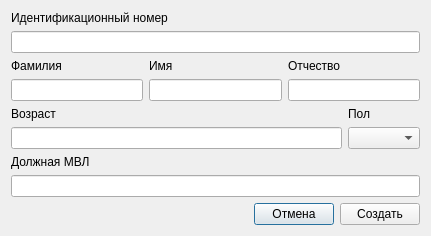
<?xml version="1.0" encoding="UTF-8"?>
<ui version="4.0">
 <class>TSPatientProfile</class>
 <widget class="QDialog" name="TSPatientProfile">
  <property name="geometry">
   <rect>
    <x>0</x>
    <y>0</y>
    <width>431</width>
    <height>227</height>
   </rect>
  </property>
  <property name="windowTitle">
   <string>Анкета пользователя</string>
  </property>
  <layout class="QVBoxLayout" name="verticalLayout">
   <item>
    <widget class="QLabel" name="idLabel">
     <property name="text">
      <string>Идентификационный номер</string>
     </property>
    </widget>
   </item>
   <item>
    <widget class="TSLineEdit" name="idEdit">
     <property name="minimumSize">
      <size>
       <width>200</width>
       <height>0</height>
      </size>
     </property>
     <property name="frame">
      <bool>true</bool>
     </property>
     <property name="dragEnabled">
      <bool>false</bool>
     </property>
    </widget>
   </item>
   <item>
    <layout class="QGridLayout" name="nameBlock">
     <item row="0" column="0">
      <widget class="QLabel" name="snameLabel">
       <property name="text">
        <string>Фамилия</string>
       </property>
      </widget>
     </item>
     <item row="1" column="0">
      <widget class="TSLineEdit" name="snEdit"/>
     </item>
     <item row="0" column="1">
      <widget class="QLabel" name="nameLabel">
       <property name="text">
        <string>Имя</string>
       </property>
      </widget>
     </item>
     <item row="1" column="1">
      <widget class="TSLineEdit" name="nameEdit"/>
     </item>
     <item row="1" column="2">
      <widget class="TSLineEdit" name="inameEdit"/>
     </item>
     <item row="0" column="2">
      <widget class="QLabel" name="inameLabel">
       <property name="text">
        <string>Отчество</string>
       </property>
      </widget>
     </item>
    </layout>
   </item>
   <item>
    <layout class="QGridLayout" name="commonBlock">
     <item row="0" column="0">
      <widget class="QLabel" name="ageLabel">
       <property name="text">
        <string>Возраст</string>
       </property>
      </widget>
     </item>
     <item row="1" column="0">
      <widget class="TSLineEdit" name="ageEdit"/>
     </item>
     <item row="0" column="1">
      <widget class="QLabel" name="genderLabel">
       <property name="text">
        <string>Пол</string>
       </property>
      </widget>
     </item>
     <item row="1" column="1">
      <widget class="TSComboBox" name="genderComboBox"/>
     </item>
    </layout>
   </item>
   <item>
    <widget class="QLabel" name="mvlLabel">
     <property name="text">
      <string>Должная МВЛ</string>
     </property>
    </widget>
   </item>
   <item>
    <widget class="TSLineEdit" name="mvlEdit"/>
   </item>
   <item>
    <layout class="QHBoxLayout" name="buttonsBlock">
     <item>
      <spacer name="horizontalSpacer">
       <property name="orientation">
        <enum>Qt::Horizontal</enum>
       </property>
       <property name="sizeHint" stdset="0">
        <size>
         <width>40</width>
         <height>20</height>
        </size>
       </property>
      </spacer>
     </item>
     <item>
      <widget class="QPushButton" name="cancelButton">
       <property name="text">
        <string>Отмена</string>
       </property>
      </widget>
     </item>
     <item>
      <widget class="QPushButton" name="aceptButton">
       <property name="text">
        <string>Создать</string>
       </property>
      </widget>
     </item>
    </layout>
   </item>
  </layout>
 </widget>
 <customwidgets>
  <customwidget>
   <class>TSLineEdit</class>
   <extends>QLineEdit</extends>
   <header>inputs\tslineedit.h</header>
  </customwidget>
  <customwidget>
   <class>TSComboBox</class>
   <extends>QComboBox</extends>
   <header>inputs\tscombobox.h</header>
  </customwidget>
 </customwidgets>
 <resources/>
 <connections>
  <connection>
   <sender>aceptButton</sender>
   <signal>clicked()</signal>
   <receiver>TSPatientProfile</receiver>
   <slot>accept()</slot>
   <hints>
    <hint type="sourcelabel">
     <x>383</x>
     <y>205</y>
    </hint>
    <hint type="destinationlabel">
     <x>215</x>
     <y>113</y>
    </hint>
   </hints>
  </connection>
  <connection>
   <sender>cancelButton</sender>
   <signal>clicked()</signal>
   <receiver>TSPatientProfile</receiver>
   <slot>reject()</slot>
   <hints>
    <hint type="sourcelabel">
     <x>302</x>
     <y>205</y>
    </hint>
    <hint type="destinationlabel">
     <x>215</x>
     <y>113</y>
    </hint>
   </hints>
  </connection>
 </connections>
</ui>
